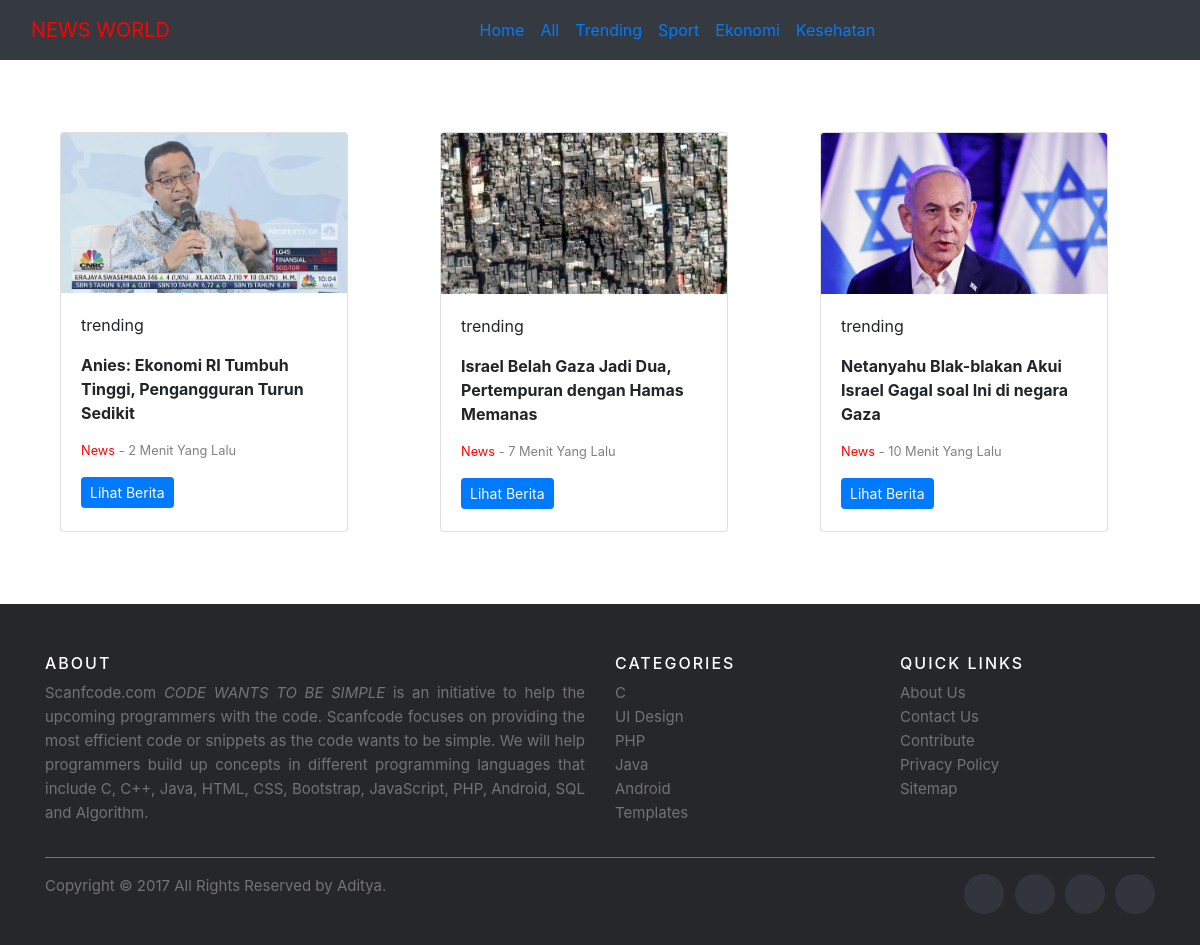
The page /trending/ on the database its author committed.
### News/models.py (models this page shows)
class berita(models.Model):
    STATUS =('publish','publish'),('draft','draft')
    judul = models.CharField(max_length=255)
    deskripsi = models.CharField(max_length=255,null=True)
    isi = models.CharField(max_length=9999)
    isi2 = models.CharField(max_length=9999,null=True)
    isi3 = models.CharField(max_length=9999,null=True)
    kategori = models.ForeignKey(kategori ,on_delete=models.CASCADE)
    kategoriID = models.IntegerField(null=True)
    gambar = models.ImageField(upload_to='media', height_field=None, width_field=None, max_length=100)
    namapenulis = models.CharField(max_length =255)
    publikasi = models.CharField(max_length =255,null=True)
    gambarpenulis = models.ImageField(upload_to='media', height_field=None, width_field=None, max_length=100,null=True)
    tanggal = models.CharField(max_length =255,null=True)
    status = models.CharField(choices=STATUS, max_length=200, null=True)

class kategori(models.Model):
    namakategori = models.CharField(max_length=225)
    def __str__(self):
        return self.namakategori

### News/views.py (the view)
# urls.py: path('trending/',views.trending, name='trending'),
def trending(request):
    berita = models.berita.objects.filter(status='publish')
    kategori = models.kategori.objects.all()
    catID = 1
    if catID :
        berita = models.berita.objects.filter(kategori=catID)
    else :
        berita = models.berita.objects.filter(status='publish')
    context = {'beritas' : berita, 'kategori' : kategori}
    return render(request, 'menu/trending.html', context)

### News/templates/menu/trending.html (shortened to what this page needs)
{% extends 'core/base.html' %}
    {% block htmlhead %}
    {% load static %}
    <link rel="stylesheet" type="text/css" href="{% static 'index.css' %}">
    {% endblock htmlhead %}
{% block content %}
<br><br><br>
<div class="container">
  <div class="row">
      {% for berita in beritas %}
    <div class="col-4">
      <div class="col-3">
          <div class="card" style="width: 18rem; height: 25rem;">
              <img src="{{berita.gambar.url}}" class="card-img-top" alt="...">
              <div class="card-body">
                  <p>{{berita.kategori}}</p>
                  <p class="card-title"><strong>{{berita.judul}}</strong></p>
                  <p class="card-text"><small class="text-body-secondary"><span style="color: red;">News</span> <span style="color: grey;"> - {{berita.publikasi}}</span></small></p>
                  <button type="button" class="btn btn-primary btn-sm"><a href="{% url 'News:topik' berita.id %}" style="color: white;">Lihat Berita</a></button>
              </div>
            </div>
        </div>
    </div>
    {% endfor %}
  </div>
</div>
<br><br><br>
  <footer class="site-footer">
    <div class="container">
      <div class="row">
        <div class="col-sm-12 col-md-6">
          <h6>About</h6>
          <p class="text-justify">Scanfcode.com <i>CODE WANTS TO BE SIMPLE </i> is an initiative  to help the upcoming programmers with the code. Scanfcode focuses on providing the most efficient code or snippets as the code wants to be simple. We will help programmers build up concepts in different programming languages that include C, C++, Java, HTML, CSS, Bootstrap, JavaScript, PHP, Android, SQL and Algorithm.</p>
        </div>
        <div class="col-xs-6 col-md-3">
          <h6>Categories</h6>
          <ul class="footer-links">
            <li><a href="http://scanfcode.com/category/c-language/">C</a></li>
            <li><a href="http://scanfcode.com/category/front-end-development/">UI Design</a></li>
            <li><a href="http://scanfcode.com/category/back-end-development/">PHP</a></li>
            <li><a href="http://scanfcode.com/category/java-programming-language/">Java</a></li>
            <li><a href="http://scanfcode.com/category/android/">Android</a></li>
            <li><a href="http://scanfcode.com/category/templates/">Templates</a></li>
          </ul>
        </div>
        <div class="col-xs-6 col-md-3">
          <h6>Quick Links</h6>
          <ul class="footer-links">
            <li><a href="http://scanfcode.com/about/">About Us</a></li>
            <li><a href="http://scanfcode.com/contact/">Contact Us</a></li>
            <li><a href="http://scanfcode.com/contribute-at-scanfcode/">Contribute</a></li>
            <li><a href="http://scanfcode.com/privacy-policy/">Privacy Policy</a></li>
            <li><a href="http://scanfcode.com/sitemap/">Sitemap</a></li>
          </ul>
        </div>
      </div>
      <hr>
    </div>
    <div class="container">
      <div class="row">
        <div class="col-md-8 col-sm-6 col-xs-12">
          <p class="copyright-text">Copyright &copy; 2017 All Rights Reserved by
       <a href="#">Aditya</a>.
          </p>
        </div>
        <div class="col-md-4 col-sm-6 col-xs-12">
          <ul class="social-icons">
            <li><a class="facebook" href="#"></a></li>
            <li><a class="twitter" href="#"></a></li>
            <li><a class="dribbble" href="#"></a></li>
            <li><a class="linkedin" href="#"></a></li>
          </ul>
        </div>
      </div>
    </div>
</footer>
    {% endblock %}

### core/Templates/core/base.html (shortened to what this page needs)
<!DOCTYPE html>
<html lang="en">
<head>
    <link href="https://maxcdn.bootstrapcdn.com/bootstrap/4.0.0/css/bootstrap.min.css" rel="stylesheet">
    {% block htmlhead %}
    {% endblock htmlhead %}
</head>
<body>
  <nav class="navbar navbar-expand-lg bg-dark" style="height: 60px;">
    <div class="container-fluid">
      <a class="navbar-brand" style="color: red;">NEWS WORLD</a>
      <div class="collapse navbar-collapse" id="navbarSupportedContent">
        <ul class="navbar-nav mx-auto mb- mb-lg-0">
          <li class="nav-item">
            <a class="nav-link active" aria-current="page" href="/">Home</a>
          </li>
          <li class="nav-item">
            <a class="nav-link active" aria-current="page" href="/all">All</a>
          </li>
          <li class="nav-item">
            <a class="nav-link" href="/trending">Trending</a>
          </li>
          <li class="nav-item dropdown">
            <a class="nav-link" href="/sport" >Sport</a>
          </li>
          <li class="nav-item dropdown">
            <a class="nav-link" href="/ekonomi" >Ekonomi</a>
          </li>
          <li class="nav-item dropdown">
            <a class="nav-link" href="/kesehatan" >Kesehatan</a>
          </li>
        </ul>
      </div>
    </div>
  </nav>
      {% block content %}
      {% endblock %}
</body>
</html>

### static/index.css (style rules this page uses)
.site-footer { background-color:#26272b; padding:45px 0 20px; font-size:15px; line-height:24px; color:#737373; }
.site-footer hr { border-top-color:#bbb; opacity:0.5 }
.site-footer h6 { color:#fff; font-size:16px; text-transform:uppercase; margin-top:5px; letter-spacing:2px }
.site-footer a { color:#737373; }
.footer-links { padding-left:0; list-style:none }
.footer-links li { display:block }
.footer-links a { color:#737373 }
.site-footer .social-icons { text-align:right }
.site-footer .social-icons a { width:40px; height:40px; line-height:40px; margin-left:6px; margin-right:0; border-radius:100%; background-color:#33353d }
.copyright-text { margin:0 }
.social-icons { padding-left:0; margin-bottom:0; list-style:none }
.social-icons li { display:inline-block; margin-bottom:4px }
.social-icons a { background-color:#eceeef; color:#818a91; font-size:16px; display:inline-block; line-height:44px; width:44px; height:44px; text-align:center; margin-right:8px; border-radius:100%; -webkit-transition:all .2s linear; -o-transition:all .2s linear; transition:all .2s linear }

### rows shown on the page
berita: gambar (picture), kategori "trending", judul "Anies: Ekonomi RI Tumbuh Tinggi, Pengangguran Turun Sedikit", publikasi "2 Menit Yang Lalu"
berita: gambar (picture), kategori "trending", judul "Israel Belah Gaza Jadi Dua, Pertempuran dengan Hamas Memanas", publikasi "7 Menit Yang Lalu"
berita: gambar (picture), kategori "trending", judul "Netanyahu Blak-blakan Akui Israel Gagal soal Ini di negara Gaza", publikasi "10 Menit Yang Lalu"
